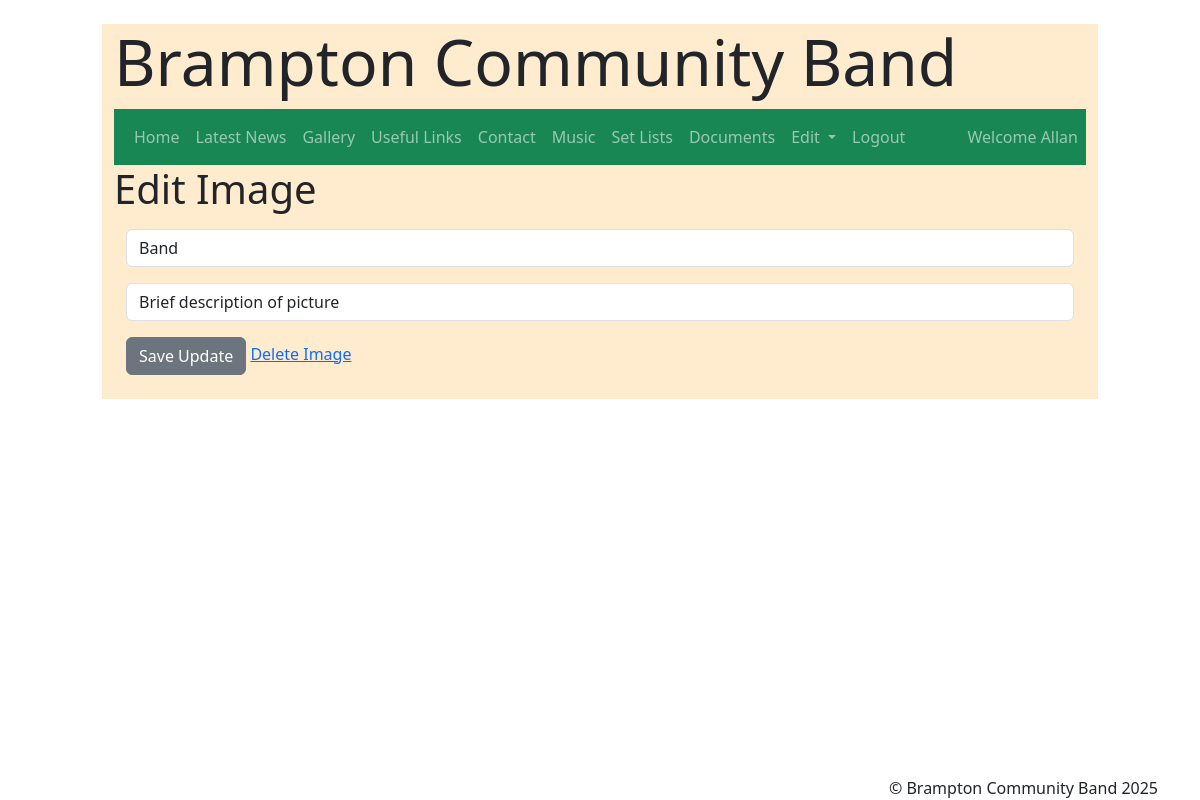
Page /edit_gallery/7 (signed in) on the committed database.
### pages/models.py (models this page shows, shortened)
class CustomUser(AbstractUser):
    moderator = models.BooleanField(max_length=5, null=True, blank=True, default=False)

class Gallery(models.Model):
    heading = models.CharField(max_length=250)
    content_text = models.TextField(blank=True)
    image_file= models.ImageField(upload_to="images/gallery")
    article_created_at = models.DateTimeField(default=timezone.now)
    class Meta:
        ordering =['-article_created_at']

### pages/views.py (the view)
# urls.py: path('edit_gallery/<int:id>', views.edit_gallery, name='edit_gallery'),
def edit_gallery(request, id):
    if request.user.is_authenticated:
        edit_img = Gallery.objects.get(id=id)
        if request.method == "POST":
            edit_img.heading= request.POST['heading']
            edit_img.content_text = request.POST['content_text']
            edit_img.save()
            return redirect('gallery')
        print('here')
        edit_img = Gallery.objects.get(id=id)
        return render(request, 'edit_gallery.html', {"edit_img":edit_img})
    else:
        return render(request, 'login.html')

### pages/templates/edit_gallery.html (shortened to what this page needs)
{% extends "base.html" %}
{% load crispy_forms_tags % }
{% block content %}
{% block page_title %}
<h2 class="display-6">Edit Image</h2>
{% endblock page_title%}
<div class="container mt-3">
    <form action="{% url 'edit_gallery' edit_img.id %}" method="POST">
        <div class="form-group">
        <input class="form-control"  name='heading' type="text" value = '{{ edit_img.heading }}' placeholder="Title"></p>
        </div>
        <div class="form-group">
        <input class="form-control" name='content_text' type="text" value = '{{ edit_img.content_text }}' placeholder="Description" ></p>
        </div>
        <button type="submit" class="btn btn-secondary">Save Update</button>
        <a href="{% url 'delete_gallery_item' edit_img.id %}">Delete Image</a>
    </form>
</div>
<br>

### pages/templates/navbar.html (shortened to what this page needs)
      <nav class="navbar navbar-expand-lg navbar-dark bg-success">
        <div class="container">
          <div class="collapse navbar-collapse" id="navbarNavDarkDropdown">
            <ul class="navbar-nav">
              <li class="nav-item">
                <a class="nav-link" href="{% url 'index' %}">Home</a>
                </li>
                <li class="nav-item">
                <a class="nav-link" href="{% url 'news' %}">Latest News</a>
                </li>
                <li class="nav-item">
                <a class="nav-link" href="{% url 'gallery' %}">Gallery</a>
                </li>
                <li class="nav-item">
                    <a class="nav-link" href="{% url 'links' %}">Useful Links</a>
                </li>
                <li class="nav-item">
                  <a class="nav-link" href="{% url 'contact' %}">Contact</a>
              </li>
              {% if user.is_authenticated %}
              <li class="nav-item">
                  <a class="nav-link" href="{% url 'music' %}">Music</a>
              </li>
              <li class="nav-item">
                <a class="nav-link" href="{% url 'set' %}">Set Lists</a>
              </li>
              <li class="nav-item">
                <a class="nav-link" href="{% url 'documents' %}">Documents</a>
              </li>
              <li class="nav-item dropdown">
                <a class="nav-link dropdown-toggle" href="#" id="navbarDarkDropdownMenuLink" role="button" data-bs-toggle="dropdown" aria-expanded="false">
                  Edit
                </a>
              </li>
              <li class="nav-item">
                  <a class="nav-link" href="{% url 'logoutBCB' %}">Logout</a>
              </li>
              <li class="nav-item right">
                <a class="nav-link" href="#">Welcome {{user.first_name}}</a>
              </li>
              {% else %}
              <li class="nav-item">
                  <a class="nav-link" href="{% url 'loginBCB' %}">Login</a>
              </li>
               {% endif %}
            </ul>
          </div>
        </div>
      </nav>

### pages/static/style.css (style rules this page uses)
body { background-image: url('Instruments.png'); opacity:1; background-blend-mode: normal; background-size: cover; min-height: 100vh; }
.container-fluid { max-width: 85%; min-height: 95%; }
.right { position: absolute; right: 0; text-align: right; }

### rows in the picture
CustomUser: first_name "Allan"
Gallery: heading "Band", content_text "Brief description of picture"
